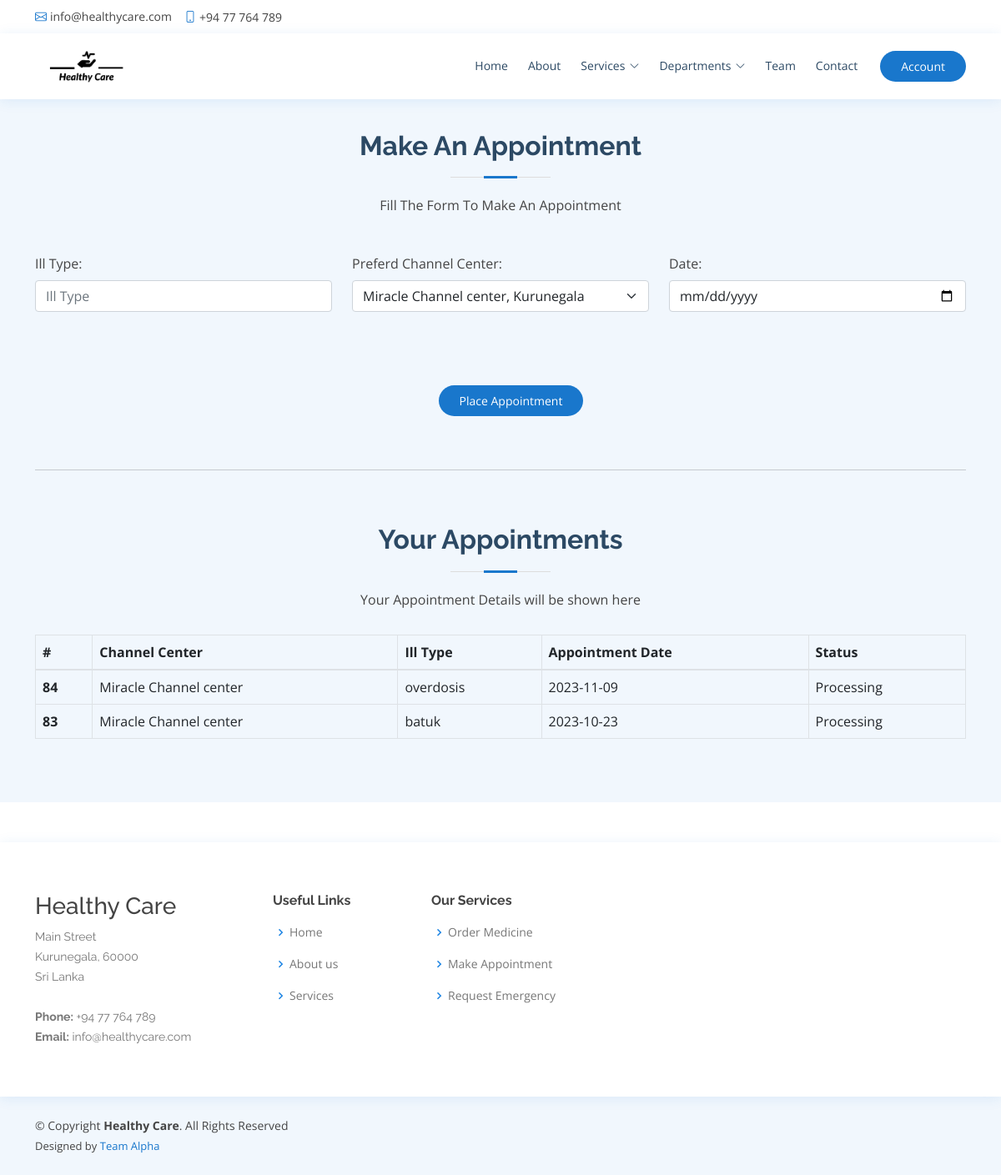
The page /channeldoctor.php (signed in) on the database its author committed.
### tables this page shows
CREATE TABLE
    `appointment` (
        `a_id` int(11) NOT NULL,
        `ch_id` int(11) NOT NULL,
        `c_id` int(11) NOT NULL,
        `a_illltype` text NOT NULL,
        `a_datetiime` date NOT NULL,
        `a_status` varchar(50) NOT NULL DEFAULT 'Processing'
    );

CREATE TABLE
    `chanelcenter` (
        `ch_id` int(11) NOT NULL,
        `ch_name` text NOT NULL,
        `ch_email` text NOT NULL,
        `ch_password` text NOT NULL,
        `ch_telephone` text NOT NULL,
        `ch_licence` text NOT NULL,
        `ch_address` text NOT NULL,
        `ch_town` text NOT NULL
    );

### channeldoctor.php (the view, shortened to what this page needs)
<?php session_start();
$con=mysqli_connect("localhost","root","","healthycare");
?>
<!DOCTYPE html>
<html lang="en">
<head>
     <link rel="stylesheet" href="https://maxcdn.bootstrapcdn.com/bootstrap/4.0.0/css/bootstrap.min.css">
  <link href="assets/vendor/fontawesome-free/css/all.min.css" rel="stylesheet">
  <link href="assets/vendor/animate.css/animate.min.css" rel="stylesheet">
  <link href="assets/vendor/bootstrap/css/bootstrap.min.css" rel="stylesheet">
  <link href="assets/vendor/bootstrap-icons/bootstrap-icons.css" rel="stylesheet">
  <link href="assets/vendor/boxicons/css/boxicons.min.css" rel="stylesheet">
  <link href="assets/vendor/glightbox/css/glightbox.min.css" rel="stylesheet">
  <link href="assets/vendor/remixicon/remixicon.css" rel="stylesheet">
  <link href="assets/vendor/swiper/swiper-bundle.min.css" rel="stylesheet">
    <link href="assets/css/style.css" rel="stylesheet">
</head>
<body>
  <div id="topbar" class="d-flex align-items-center fixed-top">
    <div class="container d-flex justify-content-between">
      <div class="contact-info d-flex align-items-center">
        <i class="bi bi-envelope"></i> <a href="mailto:contact@example.com">info@healthycare.com</a>
        <i class="bi bi-phone"></i> +94 77 764 789
      </div>
    </div>
  </div>
  <header id="header" class="fixed-top">
    <div class="container d-flex align-items-center">
      <h1 class="logo me-auto"><a href="index.html"><img src="assets/img/Healthy%20Care-logos_black.png"></a></h1>
      <nav id="navbar" class="navbar order-last order-lg-0">
        <ul>
          <li><a class="nav-link scrollto" href="index.html">Home</a></li>
          <li><a class="nav-link scrollto" href="#about">About</a></li>
          <li class="dropdown"><a href="#services"><span>Services</span> <i class="bi bi-chevron-down"></i></a>
          </li>
          <li class="dropdown"><a href="#department"><span>Departments</span> <i class="bi bi-chevron-down"></i></a>
          </li>
            <li><a class="nav-link scrollto" href="#team">Team</a></li>
          <li><a class="nav-link scrollto" href="#contact">Contact</a></li>
        </ul>
      </nav>
 <a href="caccount.php" class="appointment-btn scrollto">Account</a>
    </div>
  </header>
<br><br><br><br>
     <section id="appointment" class="appointment section-bg">
      <div class="container">
        <div class="section-title">
          <h2>Make An Appointment</h2>
          <p>Fill The Form To Make An Appointment</p>
        </div>
        <form action="channeldoctor.php" method="post" role="form">
         <div class="row">
            <div class="col-md-4 form-group mt-3">
            <label>Ill Type:</label><br>
              <input type="text" name="ill" class="form-control" id="ill" placeholder="Ill Type"  required>
            </div>
            <div class="col-md-4 form-group mt-3">
                <label>Preferd Channel Center:</label><br>
              <select name="owner" id="owner" class="form-select" >
                <?php
                $sql = mysqli_query($con, "SELECT * FROM chanelcenter");
                while ($row = $sql->fetch_assoc())
                {
                    ?>
                  <option value="<?php echo $row['ch_id'] ?>"><?php echo $row['ch_name'].", ".$row['ch_town'] ?></option>; <?php
                }
                ?>
            </select>
            </div>
            <div class="col-md-4 form-group mt-3">
                <label>Date:</label><br>
            <input type="date" id="date" name="date" class="form-control" required>
            </div>
          </div>
         <br><br><br>
         <div class="text-center"><button type="submit" id="btnupload" name="btnupload" class="appointment-btn" style="border: 0px">Place Appointment</button></div>
        </form><br><br>
<hr>
          <br><br>
          <div class="section-title">
          <h2>Your Appointments</h2>
          <p>Your Appointment Details will be shown here</p>
        </div>
          <table class="table table-bordered">
  <thead>
    <tr>
      <th scope="col">#</th>
      <th scope="col">Channel Center</th>
      <th scope="col">Ill Type</th>
      <th scope="col">Appointment Date</th>
      <th scope="col">Status</th>
    </tr>
  </thead>
  <tbody>
      <?php
								  $sql2 ="SELECT * FROM `appointment`, chanelcenter WHERE appointment.ch_id= chanelcenter.ch_id AND appointment.c_id='".$_SESSION["c_id"]."' ORDER BY appointment.a_id DESC;";
								  $result2 = mysqli_query($con,$sql2);
								  if(mysqli_num_rows($result2)> 0){
									while($row = mysqli_fetch_assoc($result2))
									{
										?>
										<tr>
										<th scope="row"><?php echo $row['a_id']; ?></th>
										<td><?php echo $row['ch_name']; ?></td>
										<td><?php echo $row['a_illltype']; ?></td>
										<td><?php echo $row['a_datetiime']; ?></td>
										<td><?php echo $row['a_status']; ?></td>
									  	</tr>
										<?php
									}
							  	  }else{
								  	 echo "No Appointment Found";
							  	  }
						    ?>
  </tbody>
</table>
      </div>
    </section>
<br><br>
<footer id="footer">
    <div class="footer-top">
      <div class="container">
        <div class="row">
          <div class="col-lg-3 col-md-6 footer-contact">
            <h3>Healthy Care</h3>
            <p>
              Main Street <br>
              Kurunegala, 60000<br>
              Sri Lanka <br><br>
              <strong>Phone:</strong> +94 77 764 789<br>
              <strong>Email:</strong> info@healthycare.com<br>
            </p>
          </div>
          <div class="col-lg-2 col-md-6 footer-links">
            <h4>Useful Links</h4>
            <ul>
              <li><i class="bx bx-chevron-right"></i> <a href="http://healthycare.teamcodeit.com">Home</a></li>
              <li><i class="bx bx-chevron-right"></i> <a href="http://healthycare.teamcodeit.com/#about">About us</a></li>
              <li><i class="bx bx-chevron-right"></i> <a href="http://healthycare.teamcodeit.com/#services">Services</a></li>
            </ul>
          </div>
          <div class="col-lg-3 col-md-6 footer-links">
            <h4>Our Services</h4>
            <ul>
              <li><i class="bx bx-chevron-right"></i> <a href="ordermedicine.php">Order Medicine</a></li>
              <li><i class="bx bx-chevron-right"></i> <a href="channeldoctor.php">Make Appointment</a></li>
              <li><i class="bx bx-chevron-right"></i> <a href="emergency.php">Request Emergency</a></li>
            </ul>
          </div>
        </div>
      </div>
    </div>
    <div class="container d-md-flex py-4">
      <div class="me-md-auto text-center text-md-start">
        <div class="copyright">
          &copy; Copyright <strong><span>Healthy Care</span></strong>. All Rights Reserved
        </div>
        <div class="credits">
          Designed by <a href="index.html">Team Alpha</a>
        </div>
      </div>
    </div>
  </footer>
</body>
</html>

### assets/css/style.css (style rules this page uses)
body { font-family: "Open Sans", sans-serif; color: #444444; }
a { color: #1977cc; text-decoration: none; }
h1, h2, h3, h4, h5, h6 { font-family: "Raleway", sans-serif; }
#topbar { background: #fff; height: 40px; font-size: 14px; transition: all 0.5s; z-index: 996; }
#topbar .contact-info a { line-height: 1; color: #444444; transition: 0.3s; }
#topbar .contact-info i { color: #1977cc; padding-right: 4px; margin-left: 15px; line-height: 0; }
#topbar .contact-info i:first-child { margin-left: 0; }
#header { background: #fff; transition: all 0.5s; z-index: 997; padding: 15px 0; top: 40px; box-shadow: 0px 2px 15px rgba(25, 119, 204, 0.1); }
#header .logo { font-size: 30px; margin: 0; padding: 0; line-height: 1; font-weight: 700; letter-spacing: 0.5px; font-family: "Poppins", sans-serif; }
#header .logo a { color: #2c4964; }
#header .logo img { max-height: 40px; }
.appointment-btn { margin-left: 25px; background: #1977cc; color: #fff; border-radius: 50px; padding: 8px 25px; white-space: nowrap; transition: 0.3s; font-size: 14px; display: inline-block; }
.navbar { padding: 0; }
.navbar ul { margin: 0; padding: 0; display: flex; list-style: none; align-items: center; }
.navbar li { position: relative; }
.navbar > ul > li { position: relative; white-space: nowrap; padding: 8px 0 8px 20px; }
.navbar a, .navbar a:focus { display: flex; align-items: center; justify-content: space-between; font-size: 14px; color: #2c4964; white-space: nowrap; transition: 0.3s; border-bottom: 2px solid #fff; padding: 5px 2px; }
.navbar a i, .navbar a:focus i { font-size: 12px; line-height: 0; margin-left: 5px; }
section { padding: 60px 0; overflow: hidden; }
.section-bg { background-color: #f1f7fd; }
.section-title { text-align: center; padding-bottom: 30px; }
.section-title h2 { font-size: 32px; font-weight: bold; margin-bottom: 20px; padding-bottom: 20px; position: relative; color: #2c4964; }
.section-title h2::before { content: ""; position: absolute; display: block; width: 120px; height: 1px; background: #ddd; bottom: 1px; left: calc(50% - 60px); }
.section-title h2::after { content: ""; position: absolute; display: block; width: 40px; height: 3px; background: #1977cc; bottom: 0; left: calc(50% - 20px); }
.section-title p { margin-bottom: 0; }
#footer { color: #444444; font-size: 14px; background: #f1f7fd; }
#footer .footer-top { padding: 60px 0 30px 0; background: #fff; box-shadow: 0px 2px 15px rgba(25, 119, 204, 0.1); }
#footer .footer-top .footer-contact { margin-bottom: 30px; }
#footer .footer-top .footer-contact p { font-size: 14px; line-height: 24px; margin-bottom: 0; font-family: "Raleway", sans-serif; color: #777777; }
#footer .footer-top h4 { font-size: 16px; font-weight: bold; color: #444444; position: relative; padding-bottom: 12px; }
#footer .footer-top .footer-links { margin-bottom: 30px; }
#footer .footer-top .footer-links ul { list-style: none; padding: 0; margin: 0; }
#footer .footer-top .footer-links ul i { padding-right: 2px; color: #1c84e3; font-size: 18px; line-height: 1; }
#footer .footer-top .footer-links ul li { padding: 10px 0; display: flex; align-items: center; }
#footer .footer-top .footer-links ul li:first-child { padding-top: 0; }
#footer .footer-top .footer-links ul a { color: #777777; transition: 0.3s; display: inline-block; line-height: 1; }
#footer .credits { padding-top: 5px; font-size: 13px; color: #444444; }

### rows shown on the page
appointment: a_id "84", ch.ch_name "Miracle Channel center", a_illltype "overdosis", a_datetiime "2023-11-09", a_status "Processing"
appointment: a_id "83", ch.ch_name "Miracle Channel center", a_illltype "batuk", a_datetiime "2023-10-23", a_status "Processing"

### other values the page prints
form field owner "Miracle Channel center, Kurunegala"
